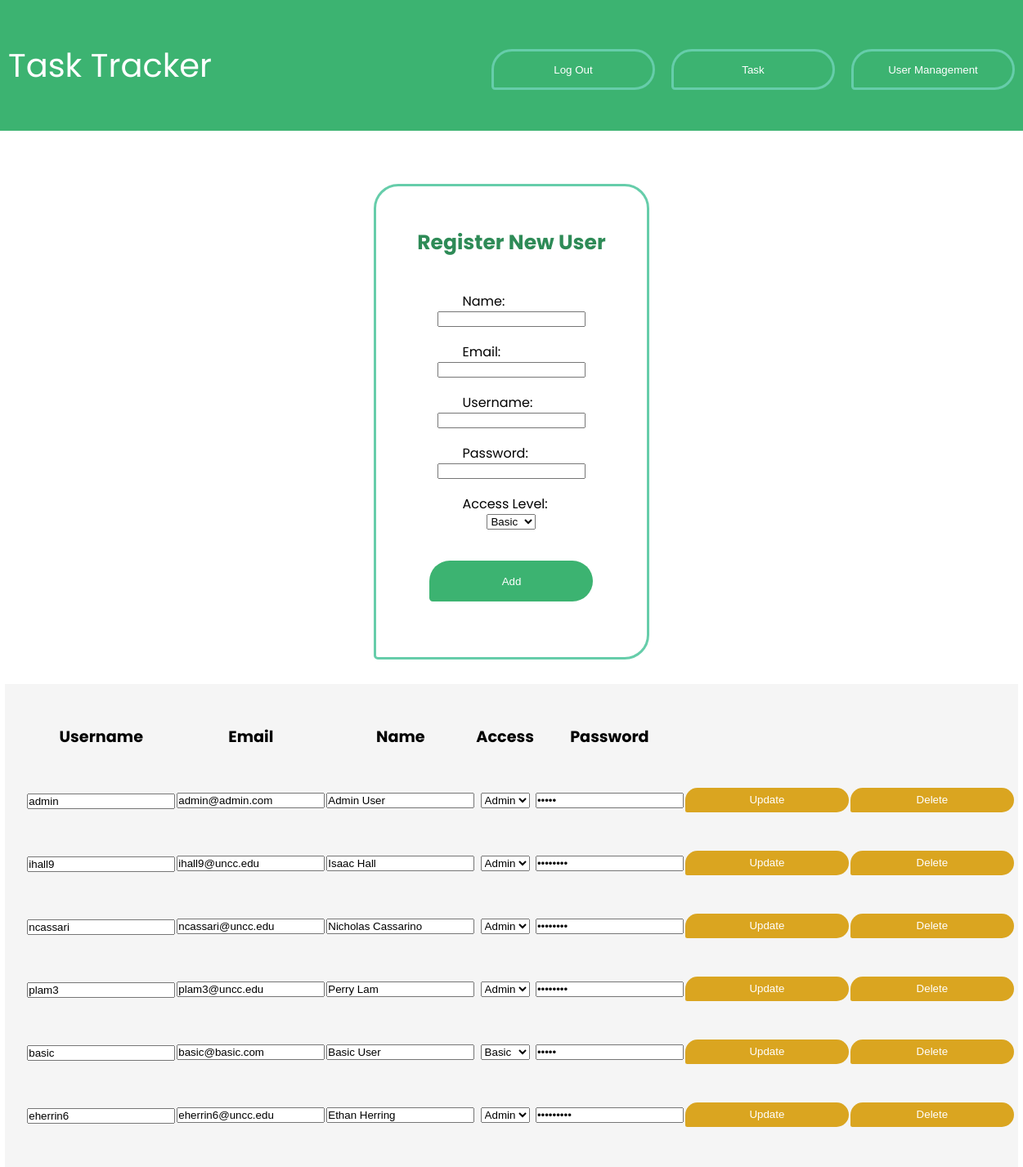
Page /ViewUsers (signed in) on the committed database.
### models.py (models this page shows, shortened)
class User(db.Model):
    id = db.Column(db.Integer, primary_key=True)
    name = db.Column(db.String(4150))
    email = db.Column(db.String(4150), unique=True)
    username = db.Column(db.String(100), unique=True)
    password = db.Column(db.String(100))
    access = db.Column(db.Boolean)  # True if admin, False otherwise
    pinnedTask = db.Column(db.String(4150))

### app.py (the view, shortened to what this page needs)
@app.route('/ViewUsers', methods=['GET', 'POST'])
def viewUsers():
    global user
    user_list = User.query.all()
    if user == User:
        return render_template('login.html', message="Please Log In To access this page")
    return render_template('ViewUsers.html', user_list=user_list, user=user)

### templates/ViewUsers.html (shortened to what this page needs)
<!DOCTYPE html>
<html lang="en">
<head>
    <link rel="stylesheet" href="./static/main.css">
</head>
<div class= "index-wrapper">
    <a class="index-header" href="/">
        Task Tracker
    </a>
    <div class="top-contain">
        <a href="/logout">
            <button class="top-bar">Log Out</button>
        </a>
        <a href="/task">
            <button class="top-bar">Task</button>
        </a>
            <a href="/ViewUsers">
                <button class="top-bar">User Management</button>
            </a>
    </div>
</div>
{% if user.access==1 %}
    <body>
    <form action="/ViewUsers" method="post">
        <div class="register-container">
            <h3 class="register-head">Register New User</h3>
            <label>Name:</label>
            <input required type="text" name="name" value="{{ request.form['name'] }}">
            <br>
            <label>Email:</label>
            <input required type="text" name="email" value="{{ request.form['email'] }}">
            <br>
            <label>Username:</label>
            <input required type="text" name="username" value="{{ request.form['username'] }}">
            <br>
            <label>Password:</label>
            <input required type="text" name="password" value="{{ request.form['password'] }}">
            <br>
            <label>Access Level:</label>
            <select name="access">
                <option value="0">Basic</option>
            </select>
            <br>
            <button class="submit-button" type="submit">Add</button>
            <br>
        </div>
    </form>
    <div class="todo">
        <table>
            <thead>
            <tr>
                <th>Username</th>
                <th>Email</th>
                <th>Name</th>
                <th>Access</th>
                <th>Password</th>
                <th></th>
                <th></th>
            </tr>
            </thead>
            <tbody>
            {% for user in user_list %}
                <tr>
                    <form action="/updateUser/{{ user.id }}" method="Post">
                        <td class="title"><input type="text" name="editUsername" value="{{ user.username }}"></td>
                        <td><input type="text" name="editEmail" value="{{ user.email }}"></td>
                        <td><input type="text" name="editName" value="{{ user.name }}"></td>
                        <td><select name="editAccess">{% if user.access == 0 %}
                            <option selected value="Basic">Basic</option>
                            <option value="Admin">Admin</option> {% elif user.access == 1 %}
                            <option selected value="Admin">Admin</option>{% endif %}"></select></td>
                        <td><input type="password" name="updatePass" value={{ user.password }}>
                        <td><a href="/updateUser/{{ user.id }}">
                            <button type="submit" class="task-button">Update</button>
                        </a></td>
                    </form>
                    <td><a href="/deleteUser/{{ user.id }}">
                        <button class="task-button">Delete</button>
                    </a>
                    </td>
                </tr>
            {% endfor %}
            </tbody>
        </table>
    </div>
{% endif %}
</body>
</html>

### static/main.css (style rules this page uses)
label:not(.ex) { display: block; float: left; width: 120px; font-family: 'Poppins', sans-serif; text-align: left; }
h3 { font-weight: bold; text-align: left; font-family: 'Poppins', sans-serif; }
th { font-size: larger; height: 75px; width: 550px; font-family: 'Poppins', sans-serif; }
td { height: 75px; }
tbody { font-family: 'Poppins', sans-serif; }
td > a > button:not(.exclude) { width: 200px; height: 30px; background-color: goldenrod; border-style: none; color: white; }
a { text-decoration: none; }
.todo { text-align: center; background-color: whitesmoke; width: 95%; margin-left: auto; margin-right: auto; padding: 2%; }
.title { font-weight: bold; font-size: larger; }
.task-button { border-radius: 30px 30px 30px 5px; }
.top-bar { background-color: mediumseagreen; border-style: solid; border-color: mediumaquamarine; border-width: 3px; color: white; height: 50px; width: 200px; margin-right: 10px; margin-left: 10px; border-radius: 30px 30px 30px 5px; }
.top-contain { margin-top: 20px; display: flex; justify-content: center; }
.index-header { color: white; display: flex; justify-content: center; font-family: 'Poppins', sans-serif; font-size: 40px; padding: 10px; }
.index-wrapper { background-color: mediumseagreen; display:flex; padding: 40px; border-radius: 30px; width: 100%; justify-content: space-between; }
* { padding: 0px; margin: 0px; }
body { display: flex; flex-direction: column; align-items: center; gap:30px }
.submit-button { background-color: mediumseagreen; border-style: none; color: white; height: 50px; width: 200px; margin-top: 20px; border-radius: 30px 30px 30px 5px; }
.register-container { margin-top: 5px; display: flex; flex-direction: column; justify-content: center; align-items: center; padding: 50px; border: solid; border-color: mediumaquamarine; border-radius: 30px 30px 30px 5px; }
.register-head { font-size: 25px; margin-bottom: 40px; color:seagreen; font-family: 'Poppins', sans-serif; }

### rows in the picture
User: editUsername "admin", editEmail "admin@admin.com", editName "Admin User", editAccess "Admin"
User: editUsername "ihall9", editEmail "ihall9@uncc.edu", editName "Isaac Hall", editAccess "Admin"
User: editUsername "ncassari", editEmail "ncassari@uncc.edu", editName "Nicholas Cassarino", editAccess "Admin"
User: editUsername "plam3", editEmail "plam3@uncc.edu", editName "Perry Lam", editAccess "Admin"
User: editUsername "basic", editEmail "basic@basic.com", editName "Basic User", editAccess "Basic"
User: editUsername "eherrin6", editEmail "eherrin6@uncc.edu", editName "Ethan Herring", editAccess "Admin"
